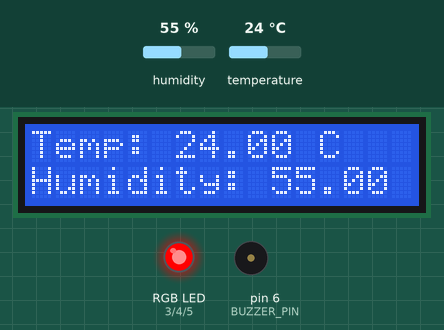
The sketch below on a simulated Arduino Uno, built with avr-gcc and run on an emulated ATmega328P. Parts: 16×2 character LCD, an RGB LED mixed from three pins (HIGH = lit), buzzer (waves = sounding, pin HIGH). The inputs (shaded band) are chosen by the test bench; at power-on: temperature 24 °C, humidity 55 %.

Above: at 3.2 s.
3.3 s: temperature set to 2 °C
At 6.1 s:
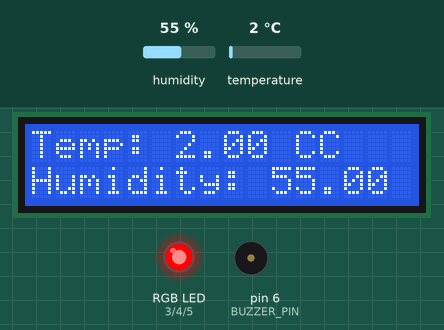
6.4 s: humidity set to 22 %
At 8.5 s:
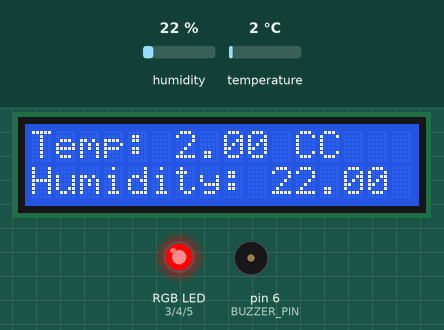
9.4 s: humidity set to 40 %
At 12.5 s:
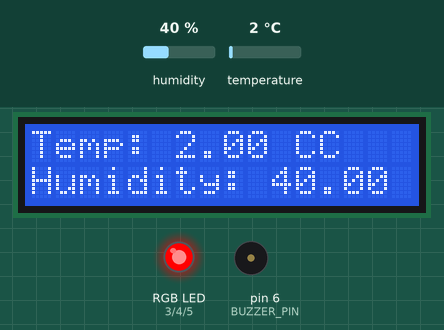
12.6 s: temperature set to 12 °C
At 15.3 s:
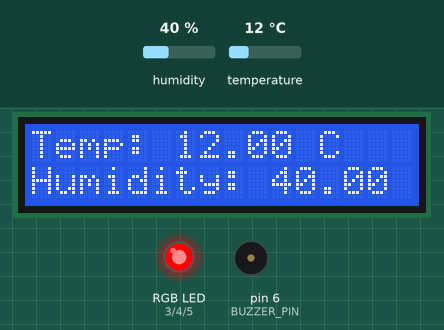
Timing chart, 0 to 16.6 s (numbered marks = the images above; inputs shaded):
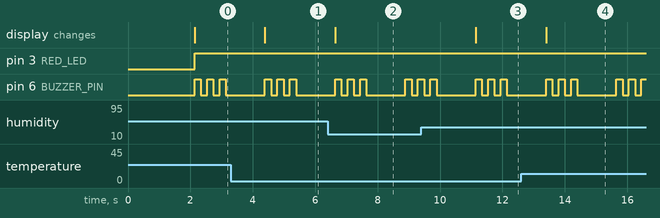

The sketch:

madician.ino
```cpp
#include <Wire.h>
#include <LiquidCrystal_I2C.h>
#include <DHT.h>

// LCD 설정 (I2C 주소: 0x27, 16x2 LCD)
LiquidCrystal_I2C lcd(0x27, 16, 2);

// DHT 센서 설정
#define DHTPIN 2     // DHT 센서 핀
#define DHTTYPE DHT11 // DHT11 또는 DHT22
DHT dht(DHTPIN, DHTTYPE);

// RGB LED 핀 설정
#define RED_LED 3
#define GREEN_LED 4
#define BLUE_LED 5

// 부저 핀 설정
#define BUZZER_PIN 6

// 시간 설정 (시, 분)
int alarm1Hour = 9, alarm1Min = 0;   // 첫 번째 알람 시간
int alarm2Hour = 12, alarm2Min = 30; // 두 번째 알람 시간
int alarm3Hour = 15, alarm3Min = 0;  // 세 번째 알람 시간

void setup() {
  // LCD 초기화
  lcd.init();
  lcd.backlight();

  // DHT 센서 초기화
  dht.begin();

  // 핀 모드 설정
  pinMode(RED_LED, OUTPUT);
  pinMode(GREEN_LED, OUTPUT);
  pinMode(BLUE_LED, OUTPUT);
  pinMode(BUZZER_PIN, OUTPUT);

  // 초기 LCD 메시지
  lcd.setCursor(0, 0);
  lcd.print("Initializing...");
  delay(2000);
  lcd.clear();
}

void loop() {
  // 현재 시간 (예: RTC 모듈 없이 코드로 가정값 사용)
  int currentHour = 9; // 여기에 실제 RTC 값을 넣으세요
  int currentMin = 0;  // 여기에 실제 RTC 값을 넣으세요

  // 온도 및 습도 읽기
  float temperature = dht.readTemperature();
  float humidity = dht.readHumidity();

  // LCD에 정보 표시
  lcd.setCursor(0, 0);
  lcd.print("Temp: ");
  lcd.print(temperature);
  lcd.print(" C");

  lcd.setCursor(0, 1);
  lcd.print("Humidity: ");
  lcd.print(humidity);
  lcd.print(" %");

  // 알람 확인
  if (checkAlarm(currentHour, currentMin, alarm1Hour, alarm1Min)) {
    triggerAlarm(RED_LED); // 빨간색 LED 및 알람
  } else if (checkAlarm(currentHour, currentMin, alarm2Hour, alarm2Min)) {
    triggerAlarm(GREEN_LED); // 초록색 LED 및 알람
  } else if (checkAlarm(currentHour, currentMin, alarm3Hour, alarm3Min)) {
    triggerAlarm(BLUE_LED); // 파란색 LED 및 알람
  } else {
    // LED와 부저 끄기
    digitalWrite(RED_LED, LOW);
    digitalWrite(GREEN_LED, LOW);
    digitalWrite(BLUE_LED, LOW);
    digitalWrite(BUZZER_PIN, LOW);
  }

  delay(1000); // 1초 대기
}

// 알람 확인 함수
bool checkAlarm(int currentHour, int currentMin, int alarmHour, int alarmMin) {
  return (currentHour == alarmHour && currentMin == alarmMin);
}

// 알람 트리거 함수
void triggerAlarm(int ledPin) {
  // LED 켜기
  digitalWrite(ledPin, HIGH);

  // 부저 울리기
  for (int i = 0; i < 3; i++) {
    digitalWrite(BUZZER_PIN, HIGH);
    delay(200);
    digitalWrite(BUZZER_PIN, LOW);
    delay(200);
  }
}
```

Measured:
- after the input at 3.3 s, the display: changes after 1.1 s (image 1)
- after the input at 6.4 s, the display: changes after 0.24 s (image 2)
- after the input at 9.4 s, the display: changes after 1.7 s (image 3)
- after the input at 12.6 s, the display: changes after 0.80 s (image 4)
